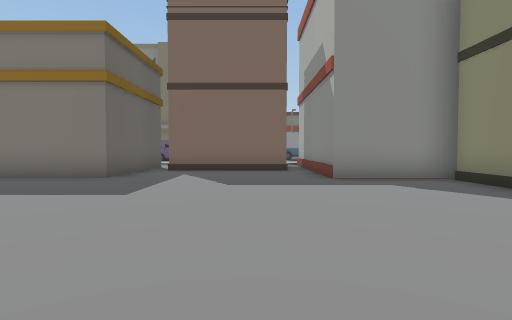
view 1 (above)

24 first-person views from a walk through a scene from a Unity 3-D project. The camera is 1.3 m above the floor, tilts 2° down and sees 80° across. The floor is counted in squares, 2 m on a side. Each view is taken from the middle of a square. On the plan, view 1 faces up. The plan holds only what a view shows up to about 10 squares ahead; the rest is blank. The place goes on beyond the plan. The player is left out. Some surface patterns are stand-ins.

view 2
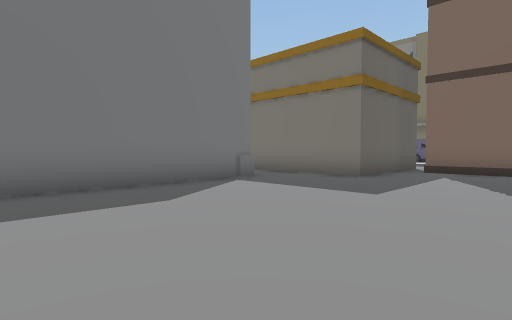

view 3
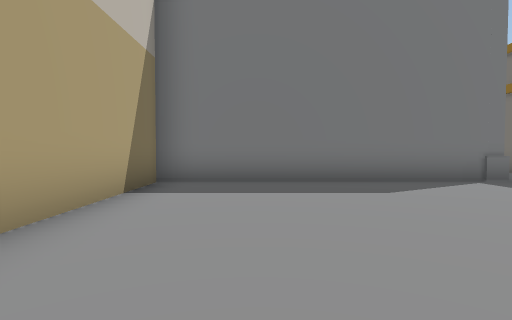

view 4
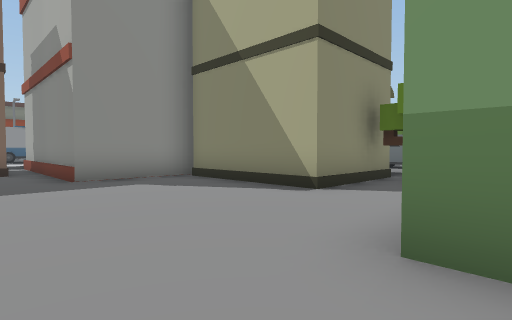

view 5
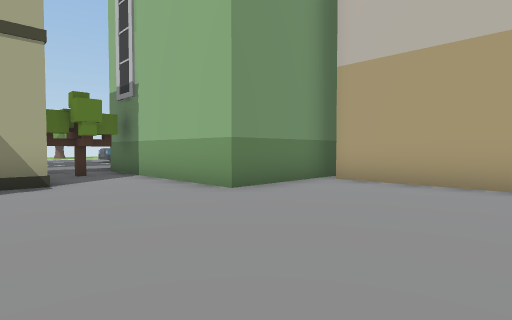

view 6
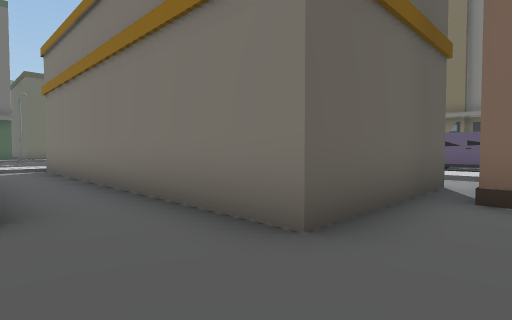

view 7
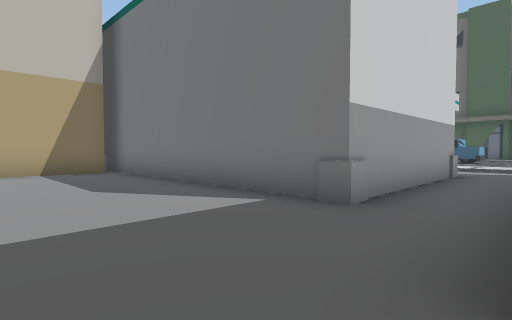

view 8
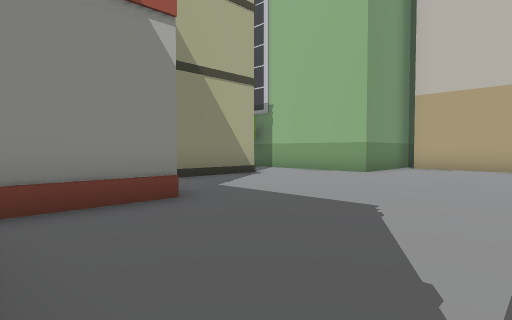

view 9
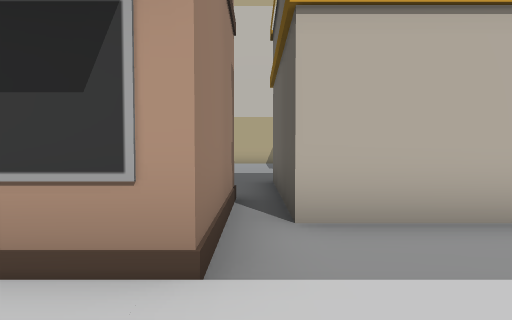

view 10
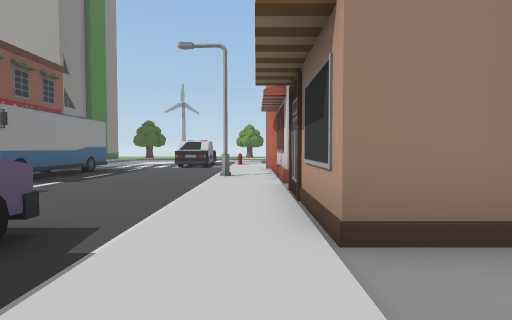

view 11
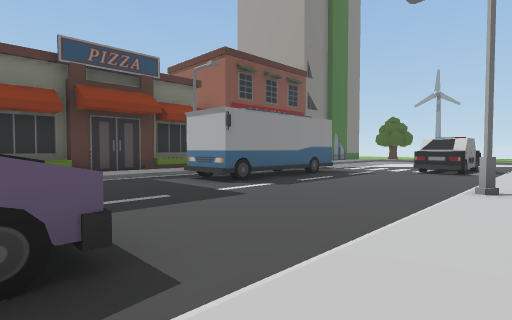

view 12
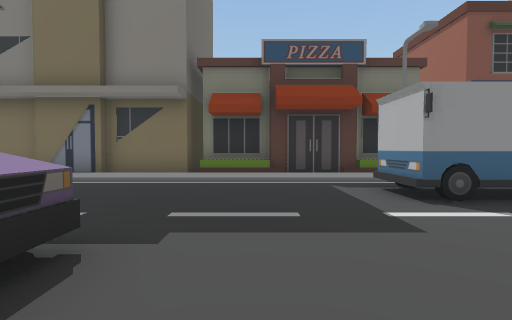

view 13
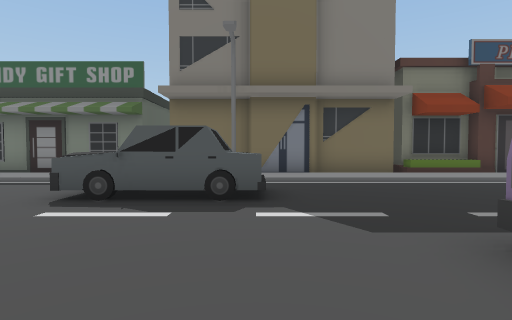

view 14
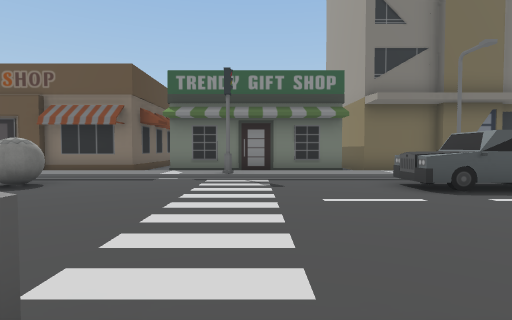

view 15
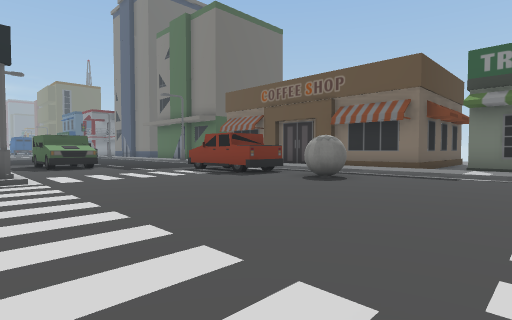

view 16
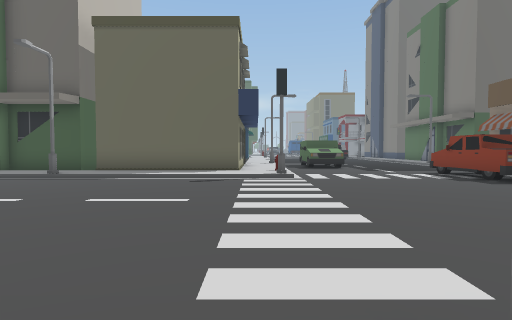

view 17
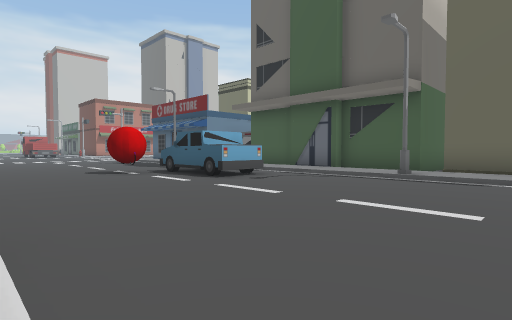

view 18
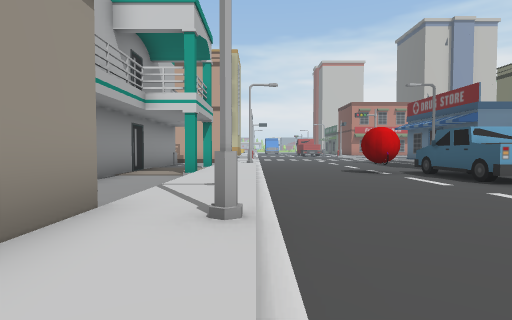

view 19
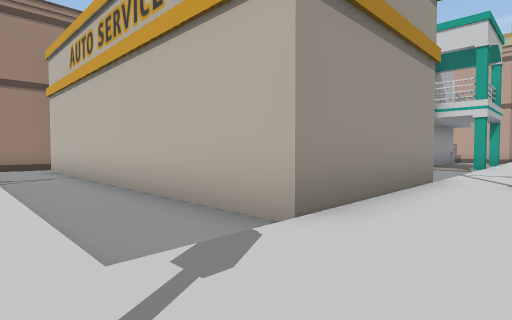

view 20
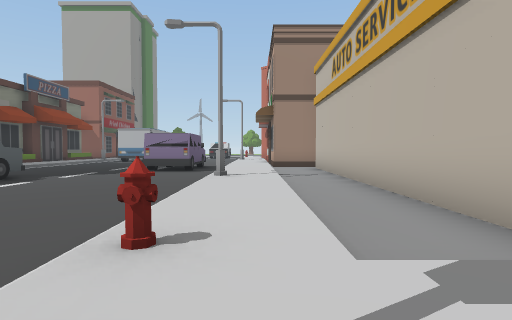

view 21
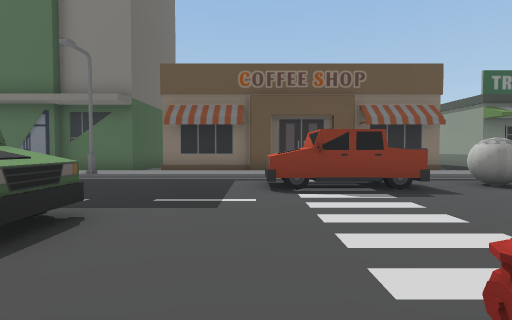

view 22
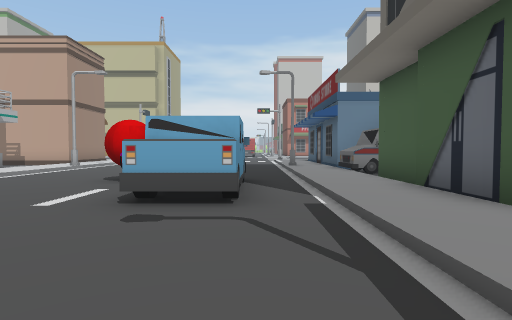

view 23
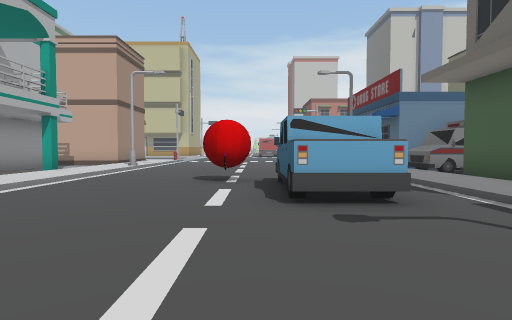

view 24
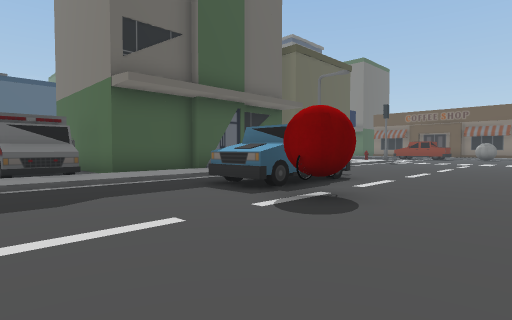

### Floor plan
Key: @ floor where view 1 was taken; # wall or solid block; x gap in a wall; . main floor; : floor 0.25 m higher than the main floor; / step, stairs or slope; ^ raised ledge; B building; T truck; R tree; U bus; S streetlight; C car; H hydrant; O other object.
Columns run from 26 left of view 1 to 9 right of it. Each row starts with its distance up from view 1.
 23 ##########/######BBBBBBBBBBBBB
 22 ::::   ::::::::::::::::::::::
 21 ///// //////#/////S//////////S
 20 ...TTTT.O........C..........U  U
 19 ...TTTT.O.......CCCC........UUUUU
 18 .................................
 17 ..................................
 16 OO...................O O..........C
 15 OO...................OOO..........CC
 14  ///H/......#/H///S//////////S////
 13    ::/....../:::::::::::::::::::
 12    #:/....../:..........####x###
 11    #:/....../:BBBBBBBBB.####^
 10    #:/....../:B       B.####^
  9    #:/....../:B       B.....#
  8    #:/......S:B       B.....#
  7  BBB:S....../:BBBBBBBBB.....##^^
  6    B:/....../:................B
  5    B:/....../:..#####.........B
  4    B:/TT..../:..#   #.........B
  3    B:/TT..../:..#   #.........BBBB:/
  2    B:/TTOO../:#.#   #...........R.:/
  1 BBBB:/...O../:..#   #...........R.:/
  0   OO:/....../:#.#   #.....@.BBBB B
 -1   OO:/....../: .#   #.......B
 -2    #::.......: .#   #BBBBBBBB

Where each view was taken, in squares from view 1:
view 1: 0 up, 0 right, facing up
view 2: 0 up, 0 right, facing up-left
view 3: 0 up, 1 right, facing left
view 4: 0 up, 0 right, facing up-right
view 5: 4 up, 2 left, facing down-right
view 6: 5 up, 2 left, facing up-left
view 7: 7 up, 2 left, facing down-left
view 8: 9 up, 2 left, facing down-right
view 9: 14 up, 3 left, facing down
view 10: 13 up, 5 left, facing right
view 11: 13 up, 3 left, facing up-right
view 12: 14 up, 1 left, facing up
view 13: 14 up, 7 left, facing up
view 14: 13 up, 13 left, facing up
view 15: 13 up, 14 left, facing up-left
view 16: 13 up, 13 left, facing left
view 17: 10 up, 14 left, facing down-left
view 18: 10 up, 14 left, facing down
view 19: 13 up, 14 left, facing down-right
view 20: 13 up, 14 left, facing right
view 21: 13 up, 23 left, facing up
view 22: 8 up, 20 left, facing down
view 23: 8 up, 18 left, facing down
view 24: 2 down, 15 left, facing up-left
